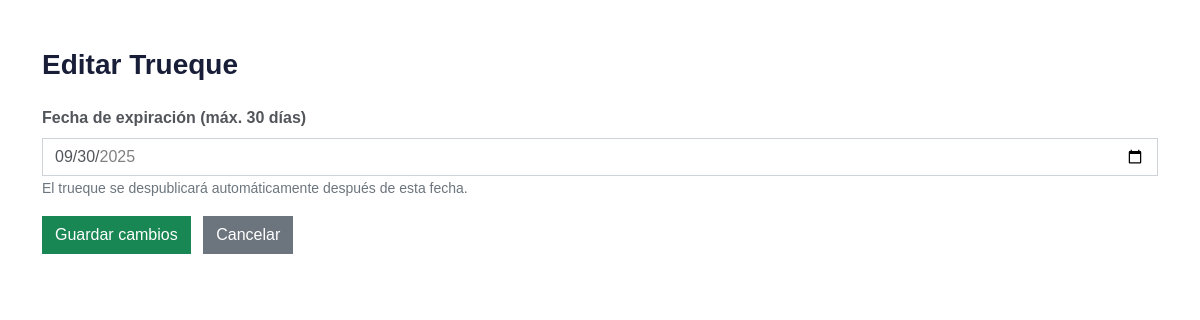
/editar_trueque.php?id=21 (signed in), run on an earlier commit of the app's database.
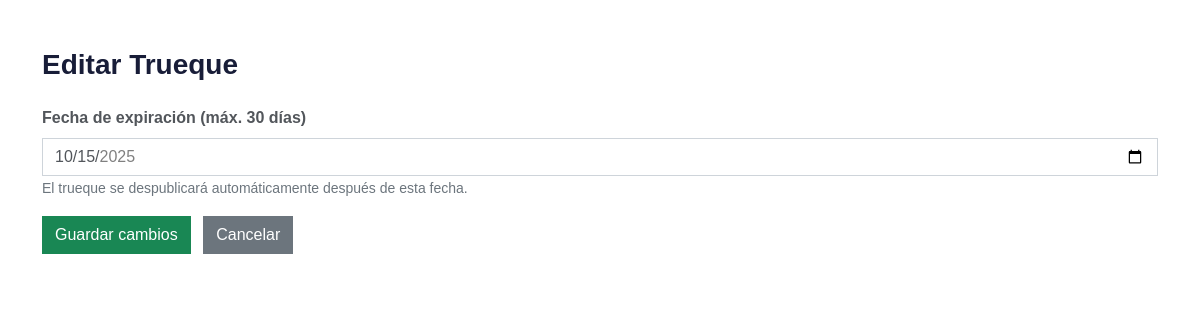
And on a later commit of the database.
### tables this page shows
CREATE TABLE `trueques` (
  `id` int(11) NOT NULL,
  `numero_documento` varchar(50) NOT NULL,
  `que_ofreces` varchar(255) NOT NULL,
  `que_necesitas` varchar(255) NOT NULL,
  `descripcion` text NOT NULL,
  `barrio` varchar(100) DEFAULT NULL,
  `etiquetas` varchar(255) DEFAULT NULL,
  `estado` varchar(50) DEFAULT 'activo',
  `fecha_publicacion` datetime DEFAULT NULL,
  `categoria` varchar(50) DEFAULT NULL,
  `subcategoria` varchar(100) DEFAULT NULL,
  `fecha_expiracion` date DEFAULT NULL
);

### editar_trueque.php (the view, shortened to what this page needs)
<?php
include("conexion.php");
$numero_documento = $_SESSION['numero_documento'];
$id = intval($_GET['id']);
$is_admin = (isset($_SESSION['rol']) && $_SESSION['rol'] === 'administrador');
if ($is_admin) {
    $sql = "SELECT * FROM trueques WHERE id = ?";
    $stmt = $conn->prepare($sql);
    $stmt->bind_param("i", $id);
} else {
    $sql = "SELECT * FROM trueques WHERE id = ? AND numero_documento = ?";
    $stmt = $conn->prepare($sql);
    $stmt->bind_param("is", $id, $numero_documento);
}
$stmt->execute();
$result = $stmt->get_result();
$trueque = $result->fetch_assoc();
?>
<!DOCTYPE html>
<html lang="es">
<head>
    <link href="css/bootstrap.min.css" rel="stylesheet">
</head>
<body>
<div class="container mt-5">
    <h3 class="mb-4">Editar Trueque</h3>
    <?php if ($is_admin): ?>
        <form method="POST">
            <div class="mb-3">
                <label class="form-label fw-bold">Fecha de expiración (máx. 30 días)</label>
                <input type="date" name="fecha_expiracion" class="form-control"
                    min="<?php echo date('Y-m-d'); ?>"
                    max="<?php echo date('Y-m-d', strtotime('+30 days')); ?>"
                    value="<?php echo !empty($trueque['fecha_expiracion']) ? htmlspecialchars($trueque['fecha_expiracion']) : ''; ?>">
                <small class="text-muted">El trueque se despublicará automáticamente después de esta fecha.</small>
            </div>
            <button type="submit" class="btn btn-success"><i class="fa fa-save"></i> Guardar cambios</button>
            <a href="perfil.php" class="btn btn-secondary ms-2">Cancelar</a>
        </form>
    <?php endif; ?>
</div>
</body>
</html>

What changed in the data, as far as the page shows it:
changed trueques: fecha_expiracion "09/30/2025" → "10/15/2025"
